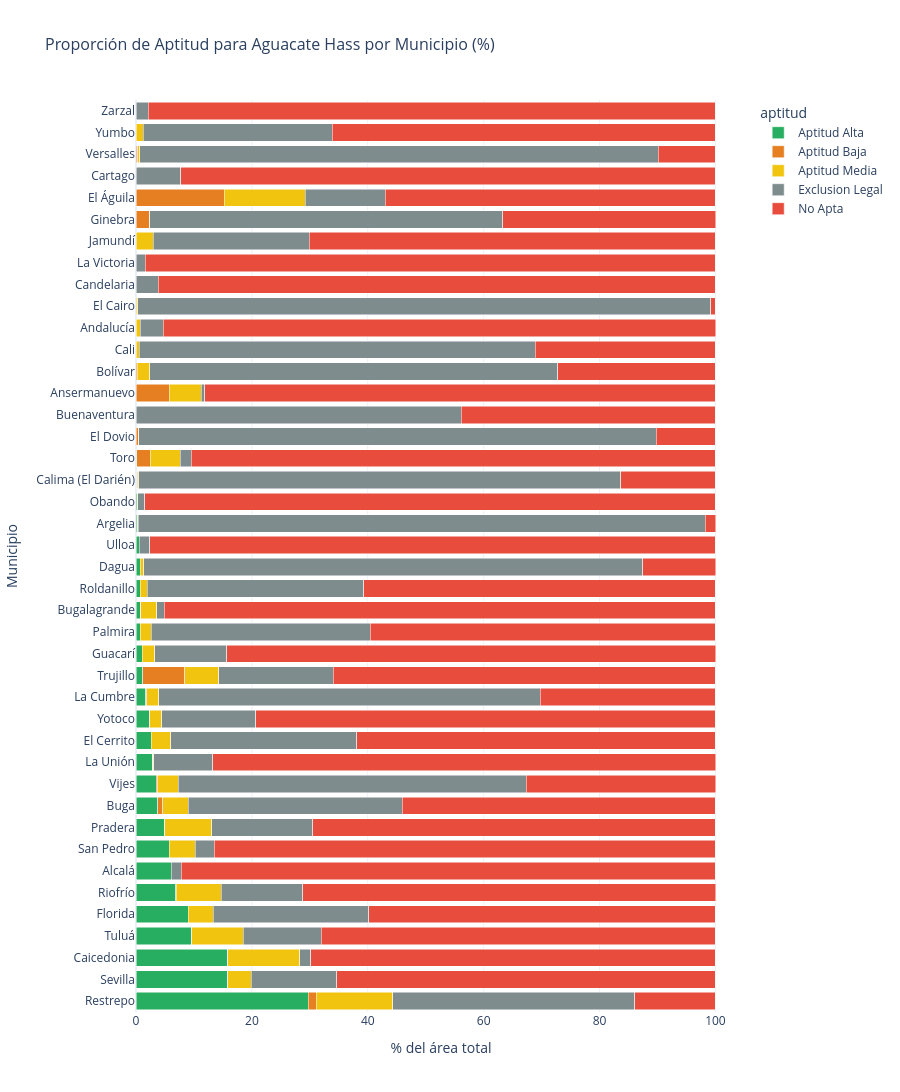

The notebook cell this image was saved under:
### Code cell
# Stacked bar chart interactivo (porcentajes)
pct_cols = [c for c in df_muni.columns if c.startswith('pct_')]

if pct_cols:
    df_pct = df_muni[['municipio'] + pct_cols].copy()
    df_pct = df_pct.sort_values(pct_cols[0] if pct_cols else 'municipio', ascending=False)
    
    # Reshape for plotly
    df_melted = df_pct.melt(id_vars='municipio', var_name='aptitud_pct', value_name='porcentaje')
    df_melted['aptitud'] = df_melted['aptitud_pct'].str.replace('pct_', '').str.replace('_', ' ').str.title()
    
    color_map = {}
    for apt_key, apt_color in APTITUD_COLORS.items():
        for melted_apt in df_melted['aptitud'].unique():
            if apt_key.lower().replace('ó', 'o') in melted_apt.lower().replace('ó', 'o'):
                color_map[melted_apt] = apt_color
    
    fig = px.bar(df_melted, x='porcentaje', y='municipio', color='aptitud',
                 orientation='h', barmode='stack',
                 color_discrete_map=color_map,
                 title='Proporción de Aptitud para Aguacate Hass por Municipio (%)',
                 labels={'porcentaje': '% del área total', 'municipio': 'Municipio'},
                 template='plotly_white', height=max(400, len(df_muni) * 35))
    fig.update_layout(font=dict(size=12), title_font_size=16)
    fig.show()

### Figure 1 — Plotly figure (JSON) as saved in the notebook; plotly's stock layout.template omitted (floating-point values rounded to 4 significant figures)
{"data": [{"hovertemplate": "aptitud=Aptitud Alta<br>% del área total=%{x}<br>Municipio=%{y}<extra></extra>", "legendgroup": "Aptitud Alta", "marker": {"color": "#27AE60", "pattern": {"shape": ""}}, "name": "Aptitud Alta", "orientation": "h", "showlegend": true, "textposition": "auto", "type": "bar", "x": [29.71, 15.83, 15.82, 9.53, 9.05, 6.85, 6.07, 5.74, 4.98, 3.78, 3.48, 2.9, 2.64, 2.3, 1.65, 1.16, 1.04, 0.75, 0.72, 0.7, 0.69, 0.59, 0.25, 0.18, 0.15, 0.1, 0.01, 0.0, 0.0, 0.0, 0.0, 0.0, 0.0, 0.0, 0.0, 0.0, 0.0, 0.0, 0.0, 0.0, 0.0, 0.0], "xaxis": "x", "y": ["Restrepo", "Sevilla", "Caicedonia", "Tuluá", "Florida", "Riofrío", "Alcalá", "San Pedro", "Pradera", "Buga", "Vijes", "La Unión", "El Cerrito", "Yotoco", "La Cumbre", "Trujillo", "Guacarí", "Palmira", "Bugalagrande", "Roldanillo", "Dagua", "Ulloa", "Argelia", "Obando", "Calima (El Darién)", "Toro", "El Dovio", "Buenaventura", "Ansermanuevo", "Bolívar", "Cali", "Andalucía", "El Cairo", "Candelaria", "La Victoria", "Jamundí", "Ginebra", "El Águila", "Cartago", "Versalles", "Yumbo", "Zarzal"], "yaxis": "y"}, {"hovertemplate": "aptitud=Aptitud Baja<br>% del área total=%{x}<br>Municipio=%{y}<extra></extra>", "legendgroup": "Aptitud Baja", "marker": {"color": "#E67E22", "pattern": {"shape": ""}}, "name": "Aptitud Baja", "orientation": "h", "showlegend": true, "textposition": "auto", "type": "bar", "x": [1.41, 0.0, 0.0, 0.12, 0.0, 0.12, 0.0, 0.0, 0.0, 0.86, 0.26, 0.0, 0.0, 0.08, 0.23, 7.29, 0.0, 0.0, 0.1, 0.0, 0.0, 0.0, 0.02, 0.0, 0.16, 2.36, 0.41, 0.0, 5.73, 0.22, 0.06, 0.0, 0.08, 0.0, 0.0, 0.0, 2.37, 15.27, 0.0, 0.27, 0.01, 0.0], "xaxis": "x", "y": ["Restrepo", "Sevilla", "Caicedonia", "Tuluá", "Florida", "Riofrío", "Alcalá", "San Pedro", "Pradera", "Buga", "Vijes", "La Unión", "El Cerrito", "Yotoco", "La Cumbre", "Trujillo", "Guacarí", "Palmira", "Bugalagrande", "Roldanillo", "Dagua", "Ulloa", "Argelia", "Obando", "Calima (El Darién)", "Toro", "El Dovio", "Buenaventura", "Ansermanuevo", "Bolívar", "Cali", "Andalucía", "El Cairo", "Candelaria", "La Victoria", "Jamundí", "Ginebra", "El Águila", "Cartago", "Versalles", "Yumbo", "Zarzal"], "yaxis": "y"}, {"hovertemplate": "aptitud=Aptitud Media<br>% del área total=%{x}<br>Municipio=%{y}<extra></extra>", "legendgroup": "Aptitud Media", "marker": {"color": "#F1C40F", "pattern": {"shape": ""}}, "name": "Aptitud Media", "orientation": "h", "showlegend": true, "textposition": "auto", "type": "bar", "x": [13.21, 4.07, 12.47, 8.84, 4.25, 7.72, 0.0, 4.47, 8.11, 4.4, 3.52, 0.2, 3.33, 2.06, 2.03, 5.79, 2.23, 1.86, 2.75, 1.22, 0.62, 0.0, 0.11, 0.13, 0.13, 5.16, 0.06, 0.0, 5.5, 2.19, 0.54, 0.74, 0.22, 0.0, 0.0, 2.99, 0.0, 13.92, 0.0, 0.38, 1.24, 0.0], "xaxis": "x", "y": ["Restrepo", "Sevilla", "Caicedonia", "Tuluá", "Florida", "Riofrío", "Alcalá", "San Pedro", "Pradera", "Buga", "Vijes", "La Unión", "El Cerrito", "Yotoco", "La Cumbre", "Trujillo", "Guacarí", "Palmira", "Bugalagrande", "Roldanillo", "Dagua", "Ulloa", "Argelia", "Obando", "Calima (El Darién)", "Toro", "El Dovio", "Buenaventura", "Ansermanuevo", "Bolívar", "Cali", "Andalucía", "El Cairo", "Candelaria", "La Victoria", "Jamundí", "Ginebra", "El Águila", "Cartago", "Versalles", "Yumbo", "Zarzal"], "yaxis": "y"}, {"hovertemplate": "aptitud=Exclusion Legal<br>% del área total=%{x}<br>Municipio=%{y}<extra></extra>", "legendgroup": "Exclusion Legal", "marker": {"color": "#7F8C8D", "pattern": {"shape": ""}}, "name": "Exclusion Legal", "orientation": "h", "showlegend": true, "textposition": "auto", "type": "bar", "x": [41.72, 14.77, 1.91, 13.5, 26.84, 14.08, 1.73, 3.32, 17.43, 36.9, 60.09, 10.14, 32.14, 16.21, 65.87, 19.84, 12.43, 37.8, 1.31, 37.41, 86.18, 1.78, 97.89, 1.2, 83.23, 1.9, 89.31, 56.11, 0.65, 70.36, 68.34, 3.92, 98.88, 3.81, 1.58, 26.95, 60.9, 13.81, 7.73, 89.52, 32.59, 2.08], "xaxis": "x", "y": ["Restrepo", "Sevilla", "Caicedonia", "Tuluá", "Florida", "Riofrío", "Alcalá", "San Pedro", "Pradera", "Buga", "Vijes", "La Unión", "El Cerrito", "Yotoco", "La Cumbre", "Trujillo", "Guacarí", "Palmira", "Bugalagrande", "Roldanillo", "Dagua", "Ulloa", "Argelia", "Obando", "Calima (El Darién)", "Toro", "El Dovio", "Buenaventura", "Ansermanuevo", "Bolívar", "Cali", "Andalucía", "El Cairo", "Candelaria", "La Victoria", "Jamundí", "Ginebra", "El Águila", "Cartago", "Versalles", "Yumbo", "Zarzal"], "yaxis": "y"}, {"hovertemplate": "aptitud=No Apta<br>% del área total=%{x}<br>Municipio=%{y}<extra></extra>", "legendgroup": "No Apta", "marker": {"color": "#E74C3C", "pattern": {"shape": ""}}, "name": "No Apta", "orientation": "h", "showlegend": true, "textposition": "auto", "type": "bar", "x": [13.95, 65.33, 69.8, 68.01, 59.86, 71.24, 92.2, 86.47, 69.48, 54.05, 32.66, 86.77, 61.89, 79.35, 30.21, 65.91, 84.31, 59.59, 95.12, 60.67, 12.52, 97.63, 1.74, 98.48, 16.32, 90.47, 10.21, 43.89, 88.11, 27.22, 31.06, 95.35, 0.82, 96.19, 98.42, 70.05, 36.74, 57.0, 92.27, 9.83, 66.16, 97.92], "xaxis": "x", "y": ["Restrepo", "Sevilla", "Caicedonia", "Tuluá", "Florida", "Riofrío", "Alcalá", "San Pedro", "Pradera", "Buga", "Vijes", "La Unión", "El Cerrito", "Yotoco", "La Cumbre", "Trujillo", "Guacarí", "Palmira", "Bugalagrande", "Roldanillo", "Dagua", "Ulloa", "Argelia", "Obando", "Calima (El Darién)", "Toro", "El Dovio", "Buenaventura", "Ansermanuevo", "Bolívar", "Cali", "Andalucía", "El Cairo", "Candelaria", "La Victoria", "Jamundí", "Ginebra", "El Águila", "Cartago", "Versalles", "Yumbo", "Zarzal"], "yaxis": "y"}], "layout": {"barmode": "stack", "font": {"size": 12}, "height": 1470, "legend": {"title": {"text": "aptitud"}, "tracegroupgap": 0}, "title": {"font": {"size": 16}, "text": "Proporción de Aptitud para Aguacate Hass por Municipio (%)"}, "xaxis": {"anchor": "y", "domain": [0, 1], "title": {"text": "% del área total"}}, "yaxis": {"anchor": "x", "domain": [0, 1], "title": {"text": "Municipio"}}}}
